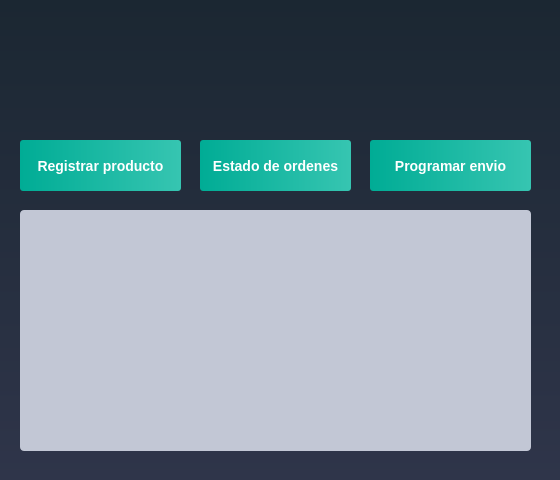
<?xml version="1.0" encoding="UTF-8"?>
<ui version="4.0">
 <class>TiendaHomeWindow</class>
 <widget class="QDialog" name="TiendaHomeWindow">
  <property name="geometry">
   <rect>
    <x>0</x>
    <y>0</y>
    <width>560</width>
    <height>480</height>
   </rect>
  </property>
  <property name="windowTitle">
   <string>Dialog</string>
  </property>
  <property name="styleSheet">
   <string notr="true">QWidget
{
	background-color: qlineargradient(spread:repeat, x1:1, y1:0, x2:1, y2:1, stop:0 rgba(27, 39, 50, 255),stop:1 rgba(47, 53, 74, 255));
	color: #000000;

}</string>
  </property>
  <widget class="QLabel" name="label">
   <property name="geometry">
    <rect>
     <x>20</x>
     <y>10</y>
     <width>170</width>
     <height>70</height>
    </rect>
   </property>
   <property name="maximumSize">
    <size>
     <width>170</width>
     <height>70</height>
    </size>
   </property>
   <property name="styleSheet">
    <string notr="true">QLabel
{
	background-color: transparent;



}</string>
   </property>
   <property name="text">
    <string/>
   </property>
   <property name="pixmap">
    <pixmap resource="hermes_imagenes.qrc">:/Logo oficial Hermes(1).png</pixmap>
   </property>
  </widget>
  <widget class="QPushButton" name="botonProductos">
   <property name="geometry">
    <rect>
     <x>20</x>
     <y>140</y>
     <width>161</width>
     <height>51</height>
    </rect>
   </property>
   <property name="sizePolicy">
    <sizepolicy hsizetype="Minimum" vsizetype="Preferred">
     <horstretch>0</horstretch>
     <verstretch>0</verstretch>
    </sizepolicy>
   </property>
   <property name="maximumSize">
    <size>
     <width>1500</width>
     <height>100</height>
    </size>
   </property>
   <property name="font">
    <font>
     <pointsize>-1</pointsize>
     <weight>75</weight>
     <bold>true</bold>
    </font>
   </property>
   <property name="styleSheet">
    <string notr="true">QPushButton
{
	background-color: qlineargradient(spread:pad, x1:0, y1:0.511, x2:1, y2:0.511, stop:0 rgba(0, 172, 149, 255),stop:0.995192 rgba(54, 197, 177, 255));
	color: #fff;
	font-size: 14px;
	font-weight: bold;
	border: none;
	border-radius: 3px;
	padding: 5px;

}</string>
   </property>
   <property name="text">
    <string>Registrar producto</string>
   </property>
   <property name="icon">
    <iconset resource="hermes_imagenes.qrc">
     <normaloff>:/productos.png</normaloff>:/productos.png</iconset>
   </property>
   <property name="iconSize">
    <size>
     <width>24</width>
     <height>24</height>
    </size>
   </property>
  </widget>
  <widget class="QPushButton" name="botonEstadoOrdenes">
   <property name="geometry">
    <rect>
     <x>200</x>
     <y>140</y>
     <width>151</width>
     <height>51</height>
    </rect>
   </property>
   <property name="sizePolicy">
    <sizepolicy hsizetype="Minimum" vsizetype="Preferred">
     <horstretch>0</horstretch>
     <verstretch>0</verstretch>
    </sizepolicy>
   </property>
   <property name="maximumSize">
    <size>
     <width>1500</width>
     <height>100</height>
    </size>
   </property>
   <property name="font">
    <font>
     <pointsize>-1</pointsize>
     <weight>75</weight>
     <bold>true</bold>
    </font>
   </property>
   <property name="styleSheet">
    <string notr="true">QPushButton
{
	background-color: qlineargradient(spread:pad, x1:0, y1:0.511, x2:1, y2:0.511, stop:0 rgba(0, 172, 149, 255),stop:0.995192 rgba(54, 197, 177, 255));
	color: #fff;
	font-size: 14px;
	font-weight: bold;
	border: none;
	border-radius: 3px;
	padding: 5px;

}</string>
   </property>
   <property name="text">
    <string>Estado de ordenes</string>
   </property>
   <property name="icon">
    <iconset resource="hermes_imagenes.qrc">
     <normaloff>:/ordenes-de-compra(1).png</normaloff>:/ordenes-de-compra(1).png</iconset>
   </property>
   <property name="iconSize">
    <size>
     <width>24</width>
     <height>24</height>
    </size>
   </property>
  </widget>
  <widget class="QPushButton" name="botonEnvio">
   <property name="geometry">
    <rect>
     <x>370</x>
     <y>140</y>
     <width>161</width>
     <height>51</height>
    </rect>
   </property>
   <property name="sizePolicy">
    <sizepolicy hsizetype="Minimum" vsizetype="Preferred">
     <horstretch>0</horstretch>
     <verstretch>0</verstretch>
    </sizepolicy>
   </property>
   <property name="maximumSize">
    <size>
     <width>1500</width>
     <height>100</height>
    </size>
   </property>
   <property name="font">
    <font>
     <pointsize>-1</pointsize>
     <weight>75</weight>
     <bold>true</bold>
    </font>
   </property>
   <property name="styleSheet">
    <string notr="true">QPushButton
{
	background-color: qlineargradient(spread:pad, x1:0, y1:0.511, x2:1, y2:0.511, stop:0 rgba(0, 172, 149, 255),stop:0.995192 rgba(54, 197, 177, 255));
	color: #fff;
	font-size: 14px;
	font-weight: bold;
	border: none;
	border-radius: 3px;
	padding: 5px;

}</string>
   </property>
   <property name="text">
    <string>Programar envio</string>
   </property>
   <property name="icon">
    <iconset resource="hermes_imagenes.qrc">
     <normaloff>:/ordenes-de-compra(1).png</normaloff>:/ordenes-de-compra(1).png</iconset>
   </property>
   <property name="iconSize">
    <size>
     <width>24</width>
     <height>24</height>
    </size>
   </property>
  </widget>
  <widget class="QListWidget" name="listWidget">
   <property name="geometry">
    <rect>
     <x>20</x>
     <y>210</y>
     <width>511</width>
     <height>241</height>
    </rect>
   </property>
   <property name="styleSheet">
    <string notr="true">QListWidget
{
	background-color: #c2c7d5;
	color: #000;
	font-weight: bold;
	border: none;
	border-radius: 4px;
	padding: 3px;
	
	
	
	selection-background-color: rgb(253, 66, 66);

}</string>
   </property>
  </widget>
 </widget>
 <resources>
  <include location="hermes_imagenes.qrc"/>
 </resources>
 <connections/>
</ui>
